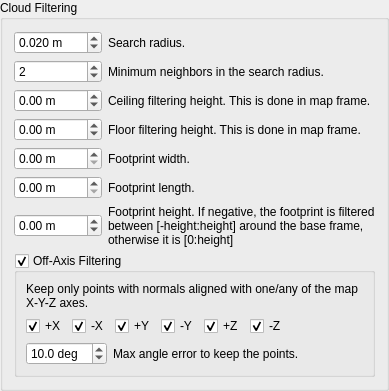
        <widget class="QGroupBox" name="groupBox_filtering">
         <property name="title">
          <string>Cloud Filtering</string>
         </property>
         <property name="checkable">
          <bool>false</bool>
         </property>
         <layout class="QVBoxLayout" name="verticalLayout_20">
          <item>
           <layout class="QGridLayout" name="gridLayout_9" columnstretch="0,1">
            <item row="3" column="0">
             <widget class="QDoubleSpinBox" name="doubleSpinBox_floorHeight">
              <property name="suffix">
               <string> m</string>
              </property>
              <property name="decimals">
               <number>2</number>
              </property>
              <property name="minimum">
               <double>-1000.000000000000000</double>
              </property>
              <property name="maximum">
               <double>1000.000000000000000</double>
              </property>
              <property name="singleStep">
               <double>0.100000000000000</double>
              </property>
              <property name="value">
               <double>0.000000000000000</double>
              </property>
             </widget>
            </item>
            <item row="0" column="0">
             <widget class="QDoubleSpinBox" name="doubleSpinBox_filteringRadius">
              <property name="suffix">
               <string> m</string>
              </property>
              <property name="decimals">
               <number>3</number>
              </property>
              <property name="minimum">
               <double>0.000000000000000</double>
              </property>
              <property name="maximum">
               <double>1.000000000000000</double>
              </property>
              <property name="singleStep">
               <double>0.010000000000000</double>
              </property>
              <property name="value">
               <double>0.020000000000000</double>
              </property>
             </widget>
            </item>
            <item row="1" column="0">
             <widget class="QSpinBox" name="spinBox_filteringMinNeighbors">
              <property name="minimum">
               <number>1</number>
              </property>
              <property name="maximum">
               <number>100</number>
              </property>
              <property name="value">
               <number>2</number>
              </property>
             </widget>
            </item>
            <item row="5" column="1">
             <widget class="QLabel" name="label_144">
              <property name="text">
               <string>Footprint length.</string>
              </property>
              <property name="wordWrap">
               <bool>true</bool>
              </property>
             </widget>
            </item>
            <item row="4" column="0">
             <widget class="QDoubleSpinBox" name="doubleSpinBox_footprintWidth">
              <property name="suffix">
               <string> m</string>
              </property>
              <property name="decimals">
               <number>2</number>
              </property>
              <property name="minimum">
               <double>0.000000000000000</double>
              </property>
              <property name="maximum">
               <double>1000.000000000000000</double>
              </property>
              <property name="singleStep">
               <double>0.100000000000000</double>
              </property>
              <property name="value">
               <double>0.000000000000000</double>
              </property>
             </widget>
            </item>
            <item row="5" column="0">
             <widget class="QDoubleSpinBox" name="doubleSpinBox_footprintLength">
              <property name="suffix">
               <string> m</string>
              </property>
              <property name="decimals">
               <number>2</number>
              </property>
              <property name="minimum">
               <double>0.000000000000000</double>
              </property>
              <property name="maximum">
               <double>1000.000000000000000</double>
              </property>
              <property name="singleStep">
               <double>0.100000000000000</double>
              </property>
              <property name="value">
               <double>0.000000000000000</double>
              </property>
             </widget>
            </item>
            <item row="6" column="1">
             <widget class="QLabel" name="label_145">
              <property name="text">
               <string>Footprint height. If negative, the footprint is filtered between [-height:height] around the base frame, otherwise it is [0:height]</string>
              </property>
              <property name="wordWrap">
               <bool>true</bool>
              </property>
             </widget>
            </item>
            <item row="2" column="0">
             <widget class="QDoubleSpinBox" name="doubleSpinBox_ceilingHeight">
              <property name="suffix">
               <string> m</string>
              </property>
              <property name="decimals">
               <number>2</number>
              </property>
              <property name="minimum">
               <double>-1000.000000000000000</double>
              </property>
              <property name="maximum">
               <double>1000.000000000000000</double>
              </property>
              <property name="singleStep">
               <double>0.100000000000000</double>
              </property>
              <property name="value">
               <double>0.000000000000000</double>
              </property>
             </widget>
            </item>
            <item row="3" column="1">
             <widget class="QLabel" name="label_141">
              <property name="text">
               <string>Floor filtering height. This is done in map frame.</string>
              </property>
              <property name="wordWrap">
               <bool>true</bool>
              </property>
             </widget>
            </item>
            <item row="0" column="1">
             <widget class="QLabel" name="label_110">
              <property name="text">
               <string>Search radius.</string>
              </property>
              <property name="wordWrap">
               <bool>true</bool>
              </property>
             </widget>
            </item>
            <item row="4" column="1">
             <widget class="QLabel" name="label_143">
              <property name="text">
               <string>Footprint width.</string>
              </property>
              <property name="wordWrap">
               <bool>true</bool>
              </property>
             </widget>
            </item>
            <item row="6" column="0">
             <widget class="QDoubleSpinBox" name="doubleSpinBox_footprintHeight">
              <property name="suffix">
               <string> m</string>
              </property>
              <property name="decimals">
               <number>2</number>
              </property>
              <property name="minimum">
               <double>-1000.000000000000000</double>
              </property>
              <property name="maximum">
               <double>1000.000000000000000</double>
              </property>
              <property name="singleStep">
               <double>0.100000000000000</double>
              </property>
              <property name="value">
               <double>0.000000000000000</double>
              </property>
             </widget>
            </item>
            <item row="1" column="1">
             <widget class="QLabel" name="label_112">
              <property name="text">
               <string>Minimum neighbors in the search radius.</string>
              </property>
              <property name="wordWrap">
               <bool>true</bool>
              </property>
             </widget>
            </item>
            <item row="2" column="1">
             <widget class="QLabel" name="label_140">
              <property name="text">
               <string>Ceiling filtering height. This is done in map frame.</string>
              </property>
              <property name="wordWrap">
               <bool>true</bool>
              </property>
             </widget>
            </item>
           </layout>
          </item>
          <item>
           <widget class="QGroupBox" name="groupBox_offAxisFiltering">
            <property name="title">
             <string>Off-Axis Filtering</string>
            </property>
            <property name="checkable">
             <bool>true</bool>
            </property>
            <property name="checked">
             <bool>true</bool>
            </property>
            <layout class="QVBoxLayout" name="verticalLayout_21">
             <item>
              <widget class="QLabel" name="label_148">
               <property name="text">
                <string>Keep only points with normals aligned with one/any of the map X-Y-Z axes.</string>
               </property>
               <property name="wordWrap">
                <bool>true</bool>
               </property>
              </widget>
             </item>
             <item>
              <layout class="QGridLayout" name="gridLayout_24">
               <item row="0" column="0">
                <widget class="QCheckBox" name="checkBox_offAxisFilteringPosX">
                 <property name="text">
                  <string>+X</string>
                 </property>
                 <property name="checked">
                  <bool>true</bool>
                 </property>
                </widget>
               </item>
               <item row="0" column="3">
                <widget class="QCheckBox" name="checkBox_offAxisFilteringNegY">
                 <property name="text">
                  <string>-Y</string>
                 </property>
                 <property name="checked">
                  <bool>true</bool>
                 </property>
                </widget>
               </item>
               <item row="0" column="1">
                <widget class="QCheckBox" name="checkBox_offAxisFilteringNegX">
                 <property name="text">
                  <string>-X</string>
                 </property>
                 <property name="checked">
                  <bool>true</bool>
                 </property>
                </widget>
               </item>
               <item row="0" column="2">
                <widget class="QCheckBox" name="checkBox_offAxisFilteringPosY">
                 <property name="text">
                  <string>+Y</string>
                 </property>
                 <property name="checked">
                  <bool>true</bool>
                 </property>
                </widget>
               </item>
               <item row="0" column="4">
                <widget class="QCheckBox" name="checkBox_offAxisFilteringPosZ">
                 <property name="text">
                  <string>+Z</string>
                 </property>
                 <property name="checked">
                  <bool>true</bool>
                 </property>
                </widget>
               </item>
               <item row="0" column="5">
                <widget class="QCheckBox" name="checkBox_offAxisFilteringNegZ">
                 <property name="text">
                  <string>-Z</string>
                 </property>
                 <property name="checked">
                  <bool>true</bool>
                 </property>
                </widget>
               </item>
               <item row="0" column="6">
                <spacer name="horizontalSpacer_2">
                 <property name="orientation">
                  <enum>Qt::Horizontal</enum>
                 </property>
                 <property name="sizeHint" stdset="0">
                  <size>
                   <width>40</width>
                   <height>20</height>
                  </size>
                 </property>
                </spacer>
               </item>
              </layout>
             </item>
             <item>
              <layout class="QGridLayout" name="gridLayout_23" columnstretch="0,1">
               <item row="0" column="0">
                <widget class="QDoubleSpinBox" name="doubleSpinBox_offAxisFilteringAngle">
                 <property name="suffix">
                  <string> deg</string>
                 </property>
                 <property name="decimals">
                  <number>1</number>
                 </property>
                 <property name="minimum">
                  <double>0.000000000000000</double>
                 </property>
                 <property name="maximum">
                  <double>179.000000000000000</double>
                 </property>
                 <property name="singleStep">
                  <double>1.000000000000000</double>
                 </property>
                 <property name="value">
                  <double>10.000000000000000</double>
                 </property>
                </widget>
               </item>
               <item row="0" column="1">
                <widget class="QLabel" name="label_146">
                 <property name="text">
                  <string>Max angle error to keep the points. </string>
                 </property>
                 <property name="wordWrap">
                  <bool>true</bool>
                 </property>
                </widget>
               </item>
              </layout>
             </item>
            </layout>
           </widget>
          </item>
         </layout>
        </widget>
